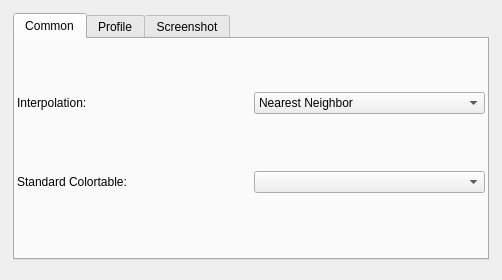
<?xml version="1.0" encoding="UTF-8"?>
<ui version="4.0">
 <class>preferencesDialog</class>
 <widget class="QDialog" name="preferencesDialog">
  <property name="geometry">
   <rect>
    <x>0</x>
    <y>0</y>
    <width>502</width>
    <height>265</height>
   </rect>
  </property>
  <property name="sizePolicy">
   <sizepolicy hsizetype="Preferred" vsizetype="Minimum">
    <horstretch>0</horstretch>
    <verstretch>0</verstretch>
   </sizepolicy>
  </property>
  <property name="windowTitle">
   <string>Preferences</string>
  </property>
  <layout class="QVBoxLayout" name="verticalLayout">
   <item>
    <widget class="QFrame" name="frame_2">
     <property name="sizePolicy">
      <sizepolicy hsizetype="Preferred" vsizetype="Minimum">
       <horstretch>0</horstretch>
       <verstretch>0</verstretch>
      </sizepolicy>
     </property>
     <property name="frameShape">
      <enum>QFrame::NoFrame</enum>
     </property>
     <property name="frameShadow">
      <enum>QFrame::Raised</enum>
     </property>
     <layout class="QGridLayout" name="gridLayout">
      <property name="leftMargin">
       <number>2</number>
      </property>
      <property name="topMargin">
       <number>2</number>
      </property>
      <property name="rightMargin">
       <number>2</number>
      </property>
      <item row="0" column="0">
       <widget class="QTabWidget" name="Screenshot">
        <property name="sizePolicy">
         <sizepolicy hsizetype="Preferred" vsizetype="Preferred">
          <horstretch>0</horstretch>
          <verstretch>0</verstretch>
         </sizepolicy>
        </property>
        <property name="currentIndex">
         <number>0</number>
        </property>
        <widget class="QWidget" name="Common">
         <attribute name="title">
          <string>Common</string>
         </attribute>
         <layout class="QGridLayout" name="gridLayout_2">
          <property name="margin">
           <number>2</number>
          </property>
          <item row="0" column="0">
           <widget class="QLabel" name="label_2">
            <property name="text">
             <string>Interpolation:</string>
            </property>
           </widget>
          </item>
          <item row="0" column="1">
           <widget class="QComboBox" name="comboInterpolation">
            <item>
             <property name="text">
              <string>Nearest Neighbor</string>
             </property>
            </item>
            <item>
             <property name="text">
              <string>Linear</string>
             </property>
            </item>
           </widget>
          </item>
          <item row="1" column="1">
           <widget class="QComboBox" name="comboBox"/>
          </item>
          <item row="1" column="0">
           <widget class="QLabel" name="label_4">
            <property name="text">
             <string>Standard Colortable:</string>
            </property>
           </widget>
          </item>
          <item row="2" column="0">
           <spacer name="verticalSpacer">
            <property name="orientation">
             <enum>Qt::Vertical</enum>
            </property>
            <property name="sizeType">
             <enum>QSizePolicy::Minimum</enum>
            </property>
            <property name="sizeHint" stdset="0">
             <size>
              <width>20</width>
              <height>10</height>
             </size>
            </property>
           </spacer>
          </item>
         </layout>
        </widget>
        <widget class="QWidget" name="Profile">
         <attribute name="title">
          <string>Profile</string>
         </attribute>
         <layout class="QGridLayout" name="gridLayout_3">
          <item row="0" column="0">
           <widget class="QScrollArea" name="profileScrollArea">
            <property name="horizontalScrollBarPolicy">
             <enum>Qt::ScrollBarAlwaysOff</enum>
            </property>
            <property name="widgetResizable">
             <bool>true</bool>
            </property>
            <widget class="QWidget" name="scrollAreaWidgetContents">
             <property name="geometry">
              <rect>
               <x>0</x>
               <y>0</y>
               <width>454</width>
               <height>189</height>
              </rect>
             </property>
             <layout class="QGridLayout" name="gridLayout_4">
              <item row="1" column="0">
               <widget class="QFrame" name="frame">
                <property name="frameShape">
                 <enum>QFrame::StyledPanel</enum>
                </property>
                <property name="frameShadow">
                 <enum>QFrame::Raised</enum>
                </property>
                <layout class="QVBoxLayout" name="verticalLayout_2">
                 <property name="margin">
                  <number>2</number>
                 </property>
                 <item>
                  <widget class="QCheckBox" name="checkStartUpScreen">
                   <property name="text">
                    <string>Show startup screen</string>
                   </property>
                  </widget>
                 </item>
                 <item>
                  <widget class="QCheckBox" name="checkLoadingScreen">
                   <property name="text">
                    <string>Show loading screen</string>
                   </property>
                  </widget>
                 </item>
                 <item>
                  <widget class="QCheckBox" name="enableMultithreading">
                   <property name="text">
                    <string>Enable multithreading</string>
                   </property>
                  </widget>
                 </item>
                 <item>
                  <widget class="QFrame" name="multithreadingFrame">
                   <property name="frameShape">
                    <enum>QFrame::StyledPanel</enum>
                   </property>
                   <property name="frameShadow">
                    <enum>QFrame::Raised</enum>
                   </property>
                   <layout class="QHBoxLayout" name="horizontalLayout">
                    <property name="spacing">
                     <number>2</number>
                    </property>
                    <property name="margin">
                     <number>2</number>
                    </property>
                    <item>
                     <widget class="QLabel" name="label">
                      <property name="text">
                       <string>Number of threads:</string>
                      </property>
                     </widget>
                    </item>
                    <item>
                     <widget class="QSpinBox" name="numberOfThreads"/>
                    </item>
                    <item>
                     <widget class="QCheckBox" name="useAllThreads">
                      <property name="text">
                       <string>Use all available threads</string>
                      </property>
                     </widget>
                    </item>
                   </layout>
                  </widget>
                 </item>
                 <item>
                  <spacer name="verticalSpacer_2">
                   <property name="orientation">
                    <enum>Qt::Vertical</enum>
                   </property>
                   <property name="sizeType">
                    <enum>QSizePolicy::Fixed</enum>
                   </property>
                   <property name="sizeHint" stdset="0">
                    <size>
                     <width>20</width>
                     <height>10</height>
                    </size>
                   </property>
                  </spacer>
                 </item>
                </layout>
               </widget>
              </item>
             </layout>
            </widget>
           </widget>
          </item>
         </layout>
        </widget>
        <widget class="QWidget" name="tab">
         <attribute name="title">
          <string>Screenshot</string>
         </attribute>
         <layout class="QGridLayout" name="gridLayout_5">
          <item row="0" column="0">
           <widget class="QFrame" name="frame_3">
            <property name="frameShape">
             <enum>QFrame::StyledPanel</enum>
            </property>
            <property name="frameShadow">
             <enum>QFrame::Raised</enum>
            </property>
            <layout class="QGridLayout" name="gridLayout_6">
             <item row="0" column="0">
              <widget class="QLabel" name="label_3">
               <property name="text">
                <string>Quality:</string>
               </property>
              </widget>
             </item>
             <item row="0" column="1">
              <widget class="QSpinBox" name="screenshotQuality">
               <property name="maximum">
                <number>100</number>
               </property>
              </widget>
             </item>
             <item row="0" column="2">
              <widget class="QLabel" name="label_7">
               <property name="text">
                <string>%</string>
               </property>
              </widget>
             </item>
             <item row="1" column="0">
              <widget class="QLabel" name="label_5">
               <property name="text">
                <string>dpi:</string>
               </property>
              </widget>
             </item>
             <item row="1" column="1">
              <widget class="QSpinBox" name="dpiX">
               <property name="minimum">
                <number>5</number>
               </property>
               <property name="maximum">
                <number>4000</number>
               </property>
              </widget>
             </item>
             <item row="1" column="2">
              <widget class="QLabel" name="label_8">
               <property name="text">
                <string>x</string>
               </property>
               <property name="alignment">
                <set>Qt::AlignCenter</set>
               </property>
              </widget>
             </item>
             <item row="1" column="3">
              <widget class="QSpinBox" name="dpiY">
               <property name="minimum">
                <number>5</number>
               </property>
               <property name="maximum">
                <number>4000</number>
               </property>
              </widget>
             </item>
             <item row="3" column="0" colspan="4">
              <widget class="QFrame" name="scalingFrame">
               <property name="frameShape">
                <enum>QFrame::StyledPanel</enum>
               </property>
               <property name="frameShadow">
                <enum>QFrame::Raised</enum>
               </property>
               <layout class="QGridLayout" name="gridLayout_7">
                <property name="margin">
                 <number>2</number>
                </property>
                <item row="0" column="0">
                 <widget class="QLabel" name="label_6">
                  <property name="text">
                   <string>Size:</string>
                  </property>
                 </widget>
                </item>
                <item row="0" column="1">
                 <widget class="QSpinBox" name="sizeX">
                  <property name="minimum">
                   <number>1</number>
                  </property>
                  <property name="maximum">
                   <number>5000</number>
                  </property>
                 </widget>
                </item>
                <item row="0" column="2">
                 <widget class="QLabel" name="label_9">
                  <property name="text">
                   <string>x</string>
                  </property>
                  <property name="alignment">
                   <set>Qt::AlignCenter</set>
                  </property>
                 </widget>
                </item>
                <item row="0" column="3">
                 <widget class="QSpinBox" name="sizeY">
                  <property name="minimum">
                   <number>1</number>
                  </property>
                  <property name="maximum">
                   <number>5000</number>
                  </property>
                 </widget>
                </item>
                <item row="1" column="0">
                 <widget class="QCheckBox" name="keepRatio">
                  <property name="text">
                   <string>Keep Ratio</string>
                  </property>
                 </widget>
                </item>
               </layout>
              </widget>
             </item>
             <item row="2" column="0">
              <widget class="QCheckBox" name="manualScaling">
               <property name="text">
                <string>Manual Scaling...</string>
               </property>
              </widget>
             </item>
             <item row="4" column="0">
              <spacer name="verticalSpacer_3">
               <property name="orientation">
                <enum>Qt::Vertical</enum>
               </property>
               <property name="sizeHint" stdset="0">
                <size>
                 <width>20</width>
                 <height>40</height>
                </size>
               </property>
              </spacer>
             </item>
            </layout>
           </widget>
          </item>
         </layout>
        </widget>
       </widget>
      </item>
     </layout>
    </widget>
   </item>
  </layout>
 </widget>
 <resources>
  <include location="../resources/viewer.qrc"/>
 </resources>
 <connections>
  <connection>
   <sender>keepRatio</sender>
   <signal>toggled(bool)</signal>
   <receiver>sizeY</receiver>
   <slot>setDisabled(bool)</slot>
   <hints>
    <hint type="sourcelabel">
     <x>74</x>
     <y>200</y>
    </hint>
    <hint type="destinationlabel">
     <x>417</x>
     <y>161</y>
    </hint>
   </hints>
  </connection>
  <connection>
   <sender>manualScaling</sender>
   <signal>toggled(bool)</signal>
   <receiver>scalingFrame</receiver>
   <slot>setVisible(bool)</slot>
   <hints>
    <hint type="sourcelabel">
     <x>81</x>
     <y>118</y>
    </hint>
    <hint type="destinationlabel">
     <x>101</x>
     <y>149</y>
    </hint>
   </hints>
  </connection>
 </connections>
</ui>
